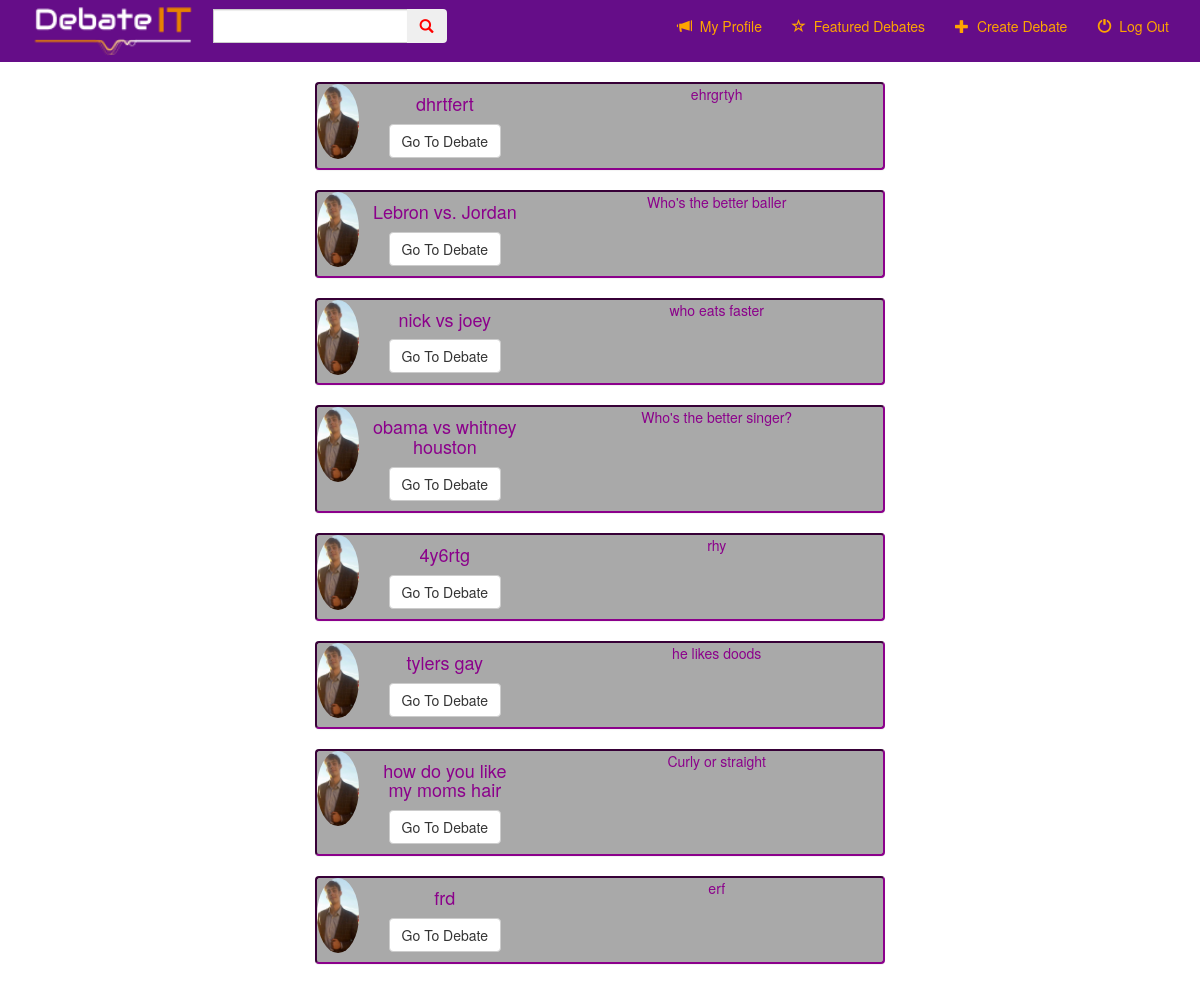
/debate/ (signed in), run on the app's committed database.
### debate/models.py (models this page shows, shortened)
class DebateTopic(models.Model):
    topic = models.CharField(max_length=150)
    description = models.CharField(max_length=350)
    timestamp = models.DateTimeField(auto_now_add=True)
    photo = models.ImageField(blank=True)
    article_URL = models.URLField(blank=True, null=True)
    user = models.ForeignKey(User)
    TOPIC_CHOICES = (('Sports', 'Sports'),
                     ('Politics', 'Politics'),
                     ('Entertainment', 'Entertainment'),
                     ('Fashion', 'Fashion'),
                     ('Odd News', 'Odd News'),
                     ('Local', 'Local'),
                     ('International', 'International'),
                     ('Music', 'Music'),
                     ('Trending', 'Trending'),
                     ('Technology', 'Technology'),
                     ('Science', 'Science'),
                     ('Business', 'Business'),
                     ('Finance', 'Finance'),
                     ('Television', 'Television'),
                     ('Movies', 'Movies'),
                     ('Celebrities', 'Celebrities'),
                     ('Social Media', 'Social Media'),
                     ('Food', 'Food'),
                     ('Health', 'Health'),
                     ('Nature', 'Nature'),
                     ('Kids', 'Kids'),
                     ('Breaking News', 'Breaking News'),
                     ('Travel', 'Travel'),
                     ('Substances', 'Substances'),
                     ('United States', 'United States'),
                     ('Andimals', 'Animals'),
                     ('Art', 'Art'),
                     ('Education', 'Education'),
                     ('Employment', 'Employment'),
                     ('Brands', 'Brands')
                     )
    tags = MultiSelectField(choices=TOPIC_CHOICES, default=(('Odd News', 'Odd News')))

class UserProfile(models.Model):
    user = models.OneToOneField(User, on_delete=models.CASCADE)
    timestamp = models.DateTimeField(auto_now=True)
    city = models.CharField(max_length=40, null=True)
    email = models.EmailField(max_length=60, null=True)
    image = models.ImageField(upload_to='profile_image', blank=True)
    TOPIC_CHOICES = (('Sports', 'Sports'),
                     ('Politics', 'Politics'),
                     ('Entertainment', 'Entertainment'),
                     ('Fashion', 'Fashion'),
                     ('Odd News', 'Odd News'),
                     ('Local', 'Local'),
                     ('International', 'International'),
                     ('Music', 'Music'),
                     ('Trending', 'Trending'),
                     ('Technology', 'Technology'),
                     ('Science', 'Science'),
                     ('Business', 'Business'),
                     ('Finance', 'Finance'),
                     ('Television', 'Television'),
                     ('Movies', 'Movies'),
                     ('Celebrities', 'Celebrities'),
                     ('Social Media', 'Social Media'),
                     ('Food', 'Food'),
                     ('Health', 'Health'),
                     ('Nature', 'Nature'),
                     ('Kids', 'Kids'),
                     ('Breaking News', 'Breaking News'),
                     ('Travel', 'Travel'),
                     ('Substances', 'Substances'),
                     ('United States', 'United States'),
                     ('Andimals', 'Animals'),
                     ('Art', 'Art'),
                     ('Education', 'Education'),
                     ('Employment', 'Employment'),
                     ('Brands', 'Brands')
                     )
    favorite_topics = MultiSelectField(choices=TOPIC_CHOICES, default=(('Odd News', 'Odd News')))

### debate/views.py (the view)
class IndexView(generic.ListView):
    template_name = "debate/index.html"
    def get_queryset(self):
        return DebateTopic.objects.all()

### debate/templates/debate/index.html
{% extends 'debate/base.html' %}
{% block body %}
    {% if object_list %}
            {% for topic in object_list %}
                <div class="container-fluid">
                    <div class="row">
                        <div class="col-md-6 col-md-offset-3">
                            <div class="panel" id="index-post">
                                <div class="media">
                                    <div class="media-left">
                                        <a href="/debate/profile/{{ topic.user.id }}"><img class="media-object img-circle" src="{{ topic.user.userprofile.image.url }}"></a>
                                    </div>
                                    <div class="media-body">
                                        <div class="row">
                                            <div class="col-md-4">
                                                <h4>{{ topic.topic }}</h4>
                                                <a href="{{ topic.id }}/" class="btn btn-default" role="button">Go To Debate</a></p>
                                            </div>
                                            <div class="col-md-8">
                                                <p>{{ topic.description }}</p>
                                            </div>
                                        </div>
                                    </div>
                                </div>
                            </div>
                        </div>
                    </div>
                </div>
            {% endfor %}
    {% else %}
        <div class="alert alert-danger" id="alertNoTopics">There are no topics to debate.</div>
    {% endif %}
{% endblock %}

### debate/static/debate/css/style.css (style rules this page uses)
body { background-color: white; }
#index-post { background-color: darkgray; color: darkmagenta; border: inset; border-color: darkmagenta; border-width: 2px; text-align: center; }
.panel { border: inset; border-color: darkmagenta; border-width: 2px; }
.media-object { height: 75px; }
.panel { position:relative; }

### data on the page
DebateTopic: user.userprofile.image (picture), topic "dhrtfert", description "ehrgrtyh"
DebateTopic: user.userprofile.image (picture), topic "Lebron vs. Jordan", description "Who's the better baller"
DebateTopic: user.userprofile.image (picture), topic "nick vs joey", description "who eats faster"
DebateTopic: user.userprofile.image (picture), topic "obama vs whitney houston", description "Who's the better singer?"
DebateTopic: user.userprofile.image (picture), topic "4y6rtg", description "rhy"
DebateTopic: user.userprofile.image (picture), topic "tylers gay", description "he likes doods"
DebateTopic: user.userprofile.image (picture), topic "how do you like my moms hair", description "Curly or straight"
DebateTopic: user.userprofile.image (picture), topic "frd", description "erf"
